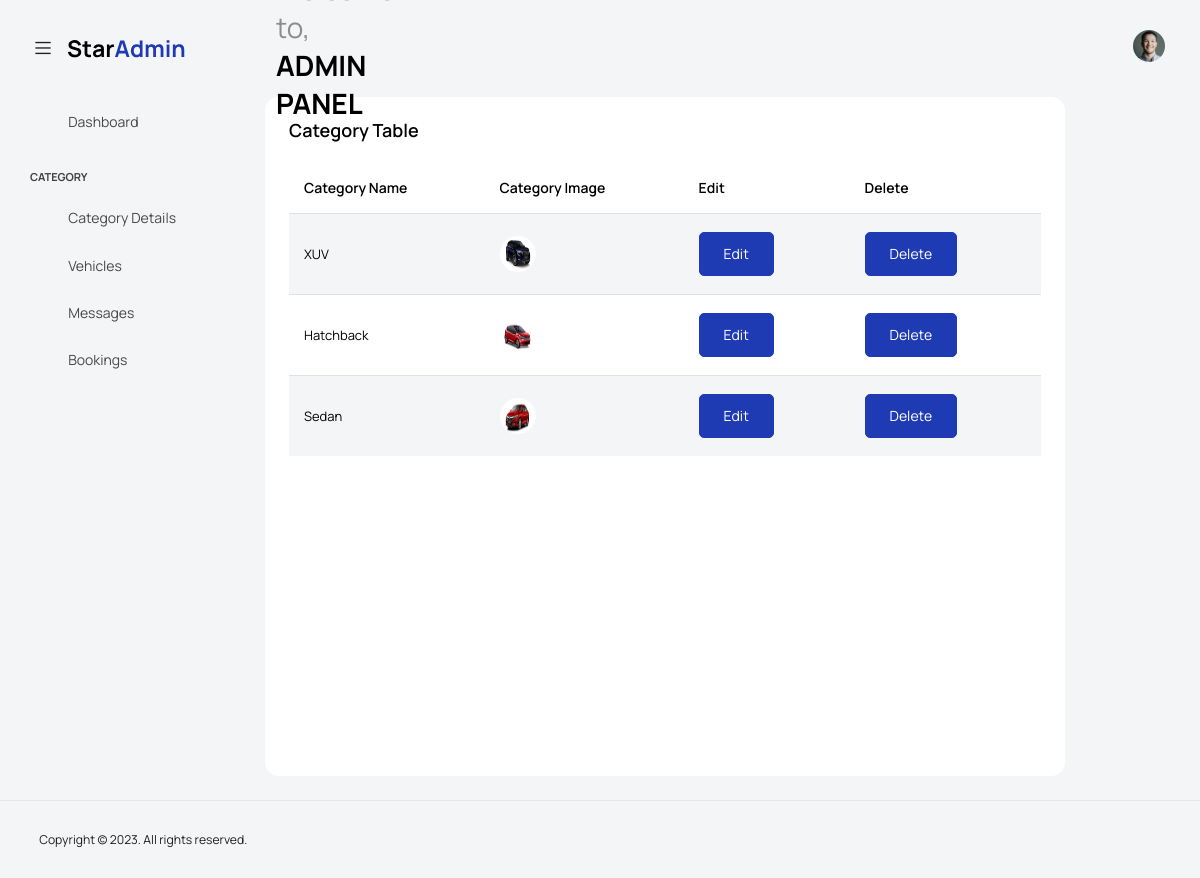
Screenshot of /backend/displaycategory/ with the database file from the repository.
### backend/models.py (models this page shows)
class categoryDb(models.Model):
    categoryname = models.CharField(max_length=100, null=True, blank=True)
    category_image = models.ImageField(upload_to="categoryimages",null=True, blank=True)

### backend/views.py (the view)
# urls.py: path('displaycategory/',views.displaycategory,name="displaycategory"),
def displaycategory(request):
    data = categoryDb.objects.all()
    return render(request,"displaycategory.html",{'data':data})

### backend/templates/displaycategory.html (shortened to what this page needs)
<!DOCTYPE html>
<html lang="en">
{% extends 'index2.html' %}
{% block content %}
<head>
</head>
<body>
<div class="col-lg-8 grid-margin stretch-card" style="margin-left:45px">
              <div class="card">
                <div class="card-body">
                  <h4 class="card-title">Category Table</h4>
                  <div class="table-responsive">
                    <table class="table table-striped">
                      <thead>
                        <tr>
                          <th>Category Name</th>
                          <th>Category Image</th>
                          <th>Edit</th>
                          <th>Delete</th>
                        </tr>
                      </thead>
                      <tbody>
                      {% for i in data %}
                        <tr>
                         <td>{{i.categoryname}}</td>
                            <td>
                                <img src="{{i.category_image.url}}">
                            </td>
                            <td>
                                <form action="{% url 'editcategory' editid=i.id %}">
                                <button type="submit" class="btn btn-primary me-2">Edit</button>
                                </form>
                            </td>
                            <td>
                                <form action="{% url 'deletecategory' deleid=i.id %}">
                                <button type="submit" class="btn btn-primary me-2">Delete</button>
                                </form>
                            </td>
                        </tr>
                        {% endfor %}
                      </tbody>
                    </table>
                  </div>
                </div>
              </div>
            </div>
</body>
</html>
{% endblock %}

### rows the page displays
categoryDb: categoryname "XUV", category_image (picture)
categoryDb: categoryname "Hatchback", category_image (picture)
categoryDb: categoryname "Sedan", category_image (picture)
